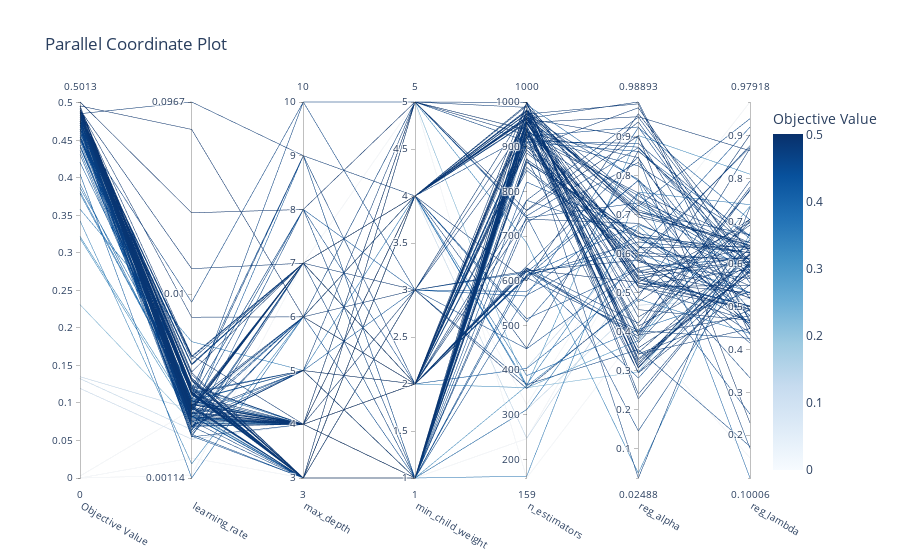

The notebook cell this image was saved under:
### Code cell
plot_parallel_coordinate(study_xgb)
